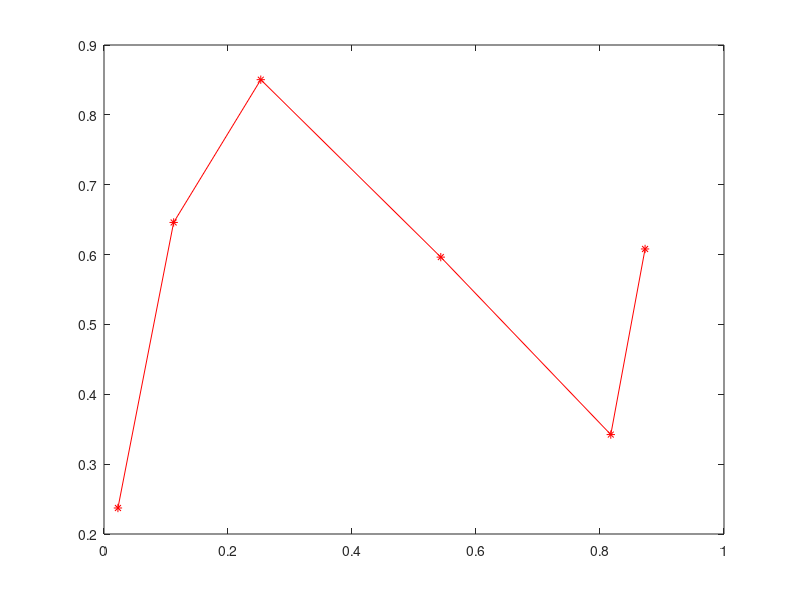

This chart was generated by the following MATLAB code: (Note: this script raises an error after producing the figure.)
clear
% For 6 points at a minimum, 3 sements will be created.
% For N points, N-3 semetns will be created

% xy = [0.3, 0.7, 0.1, 0.8, 0.4;
%        0.1, 0.6, 0.9, 0.5, 0.1];
% xy = zeros(2, 5);
% for i = 1:7
%     [xy(1,i), xy(2,i)] = ginput(1);
% end
load('xy_sample.mat');
xy = xy(:, 1:6);
plot(xy(1,:),xy(2,:), 'r*-');

N = size(xy, 2);
b = zeros(4, N-2, 2);
% First row
b(1, 1, :) = xy(:, 1);
b(2, 1, :) = xy(:, 2);
b(3, 1, :) = (xy(:, 2) + xy(:, 3))./2;
b(4, 1, :) = 0.25*xy(:, 1) + 7*xy(:, 2)/12 + xy(:, 3)/6;
b(1, 2, :) = b(4, 1, :);
% last row
b(2, N-2, :) = (xy(:, N-2) + xy(:, N-1))./2;
b(3, N-2, :) = xy(:, N-1);
b(4, N-2, :) = xy(:, N);


for jj = 2: N-3
    b(2, jj, :) = 2*xy(:, jj)/3 + xy(:, jj+1)/3;
    b(3, jj, :) = xy(:, jj)/3 + 2*xy(:, jj+1)/3;
end

for jj = 2: N - 3
   b(4, jj, :) = (b(3, jj, :) + b(2, jj + 1, :))./2;
   b(1, jj + 1, :) = b(4, jj, :);
end

t = 0:0.01:1;
for i = 1: N
    hold on
    b_mat = squeeze(b(:,i,:));
    c_xy = bezier3(t, b_mat');
    plot(c_xy(1,:), c_xy(2,:))
end